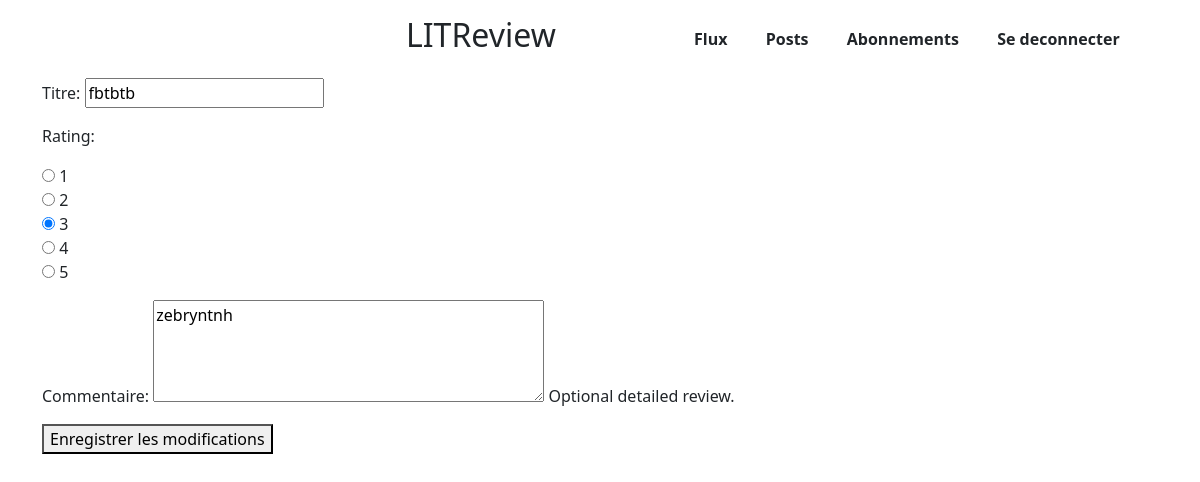
/edit_review/5/ (signed in), run on the app's committed database.
### critiques/models.py (models this page shows, shortened)
class Review(models.Model):
    ticket = models.ForeignKey(
        to=Ticket, on_delete=models.CASCADE, related_name="reviews"
    )
    rating = models.PositiveSmallIntegerField(
        validators=[MinValueValidator(0), MaxValueValidator(5)]
    )
    headline = models.CharField(max_length=128)
    body = models.TextField(
        max_length=8192, blank=True, help_text="Optional detailed review."
    )
    time_created = models.DateTimeField(auto_now_add=True)
    user = models.ForeignKey(
        to=settings.AUTH_USER_MODEL, on_delete=models.CASCADE, related_name="reviews"
    )
    class Meta:
        ordering = ["-time_created"]  # Ordering reviews by the most recent first.

### critiques/views.py (the view)
# urls.py: path("edit_review/<int:review_id>/", edit_review, name="edit_review"),
@login_required
def edit_review(request, review_id):
    review = get_object_or_404(Review, pk=review_id)
    if request.method == "POST":
        form = ReviewForm(request.POST, request.FILES, instance=review)
        if form.is_valid():
            form.save()
            return redirect("flux")
    else:
        form = ReviewForm(instance=review)
    return render(request, "edit_critic.html", {"form": form, "review": review})

### critiques/forms.py
class ReviewForm(forms.ModelForm):
    RATING_CHOICES = [(i, str(i)) for i in range(1, 6)]
    rating = forms.ChoiceField(choices=RATING_CHOICES, widget=forms.RadioSelect)
    class Meta:
        model = Review
        fields = ["headline", "rating", "body"]
        widgets = {
            "headline": forms.TextInput(attrs={"placeholder": "Titre de votre avis"}),
            "body": forms.Textarea(
                attrs={"rows": 4, "placeholder": "Détails de votre avis"}
            ),
        }
        labels = {
            "headline": "Titre",
            "rating": "Note (1-5)",
            "body": "Commentaire",
        }

### critiques/templates/edit_critic.html (shortened to what this page needs)
{% extends "base.html" %}
{% load static %}
{% block content %}
<div class="container">
    <form action="" method="post" enctype="multipart/form-data">
    {{ form.as_p }}
    <button type="submit">Enregistrer les modifications</button>
</form>
</div>
{% endblock %}

### data on the page
Review: headline "fbtbtb", rating "☐ 1 ☐ 2 ☑ 3 ☐ 4 ☐ 5", body "zebryntnh"
